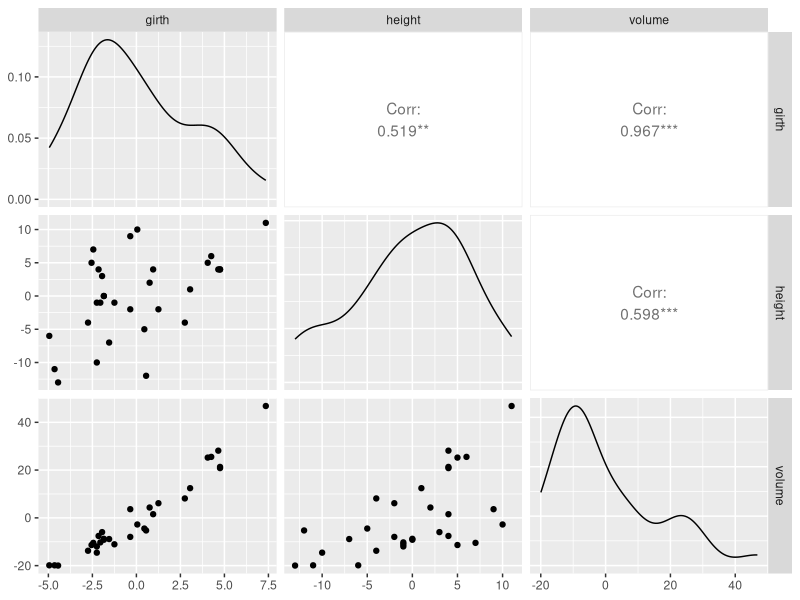

Source code (R):
data(trees)
X=as.matrix(trees)
X=scale(X,center=TRUE,scale=FALSE)

girth <- X[, 1]
height <-X[, 2]
volume <-X[, 3]
mydata <-data.frame(girth,height,volume)

install.packages("ggplot2")  
install.packages("GGally")

library("ggplot2")                     # Load ggplot2 package
library("GGally")                      # Load GGally package

ggpairs(mydata) 

#######

modelGirth <- lm(girth~height + volume, data = mydata)
summary(modelGirth)
summary(modelGirth)$coefficient

modelGirthremVol <- lm(girth~height, data = mydata)
summary(modelGirthremVol)
summary(modelGirthremVol)$coefficient

####

cov(mydata)
cov(trees)
